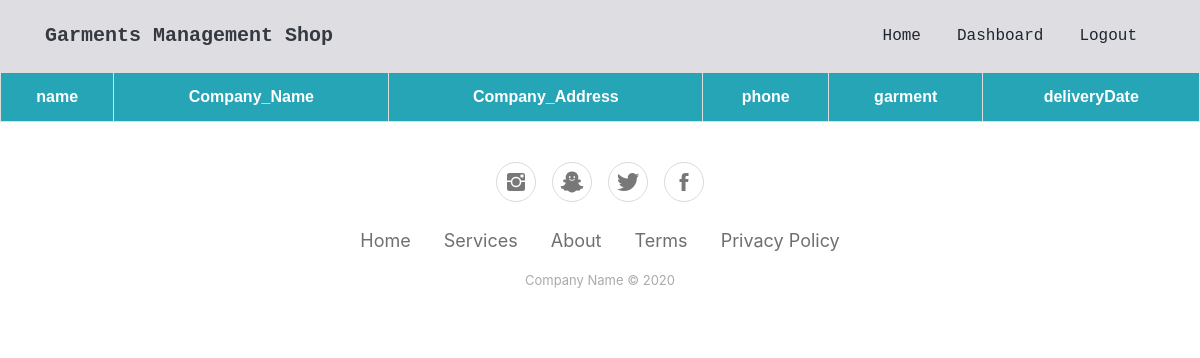
The page /showSuppliers/ (signed in) on the database as committed earlier.
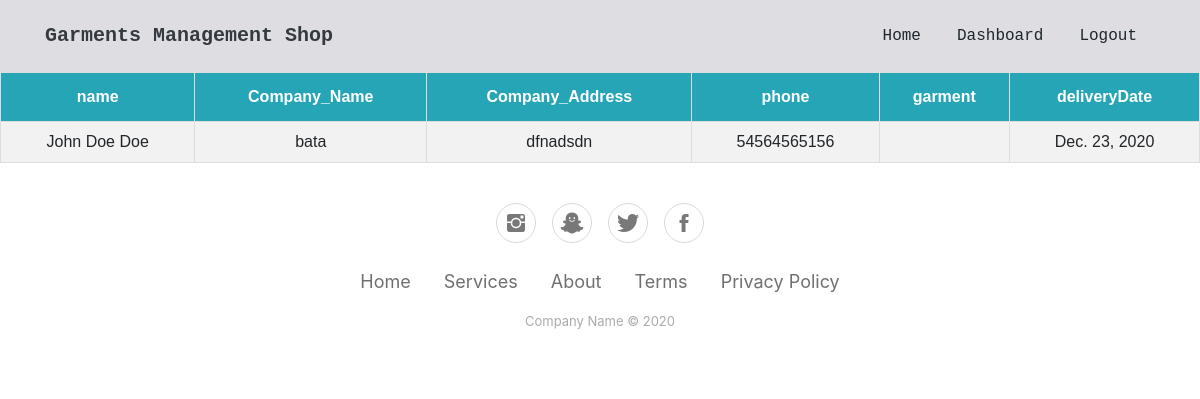
The same page on the database as committed later.
### GarmentsManagementApp/models.py (models this page shows)
class Supplier(models.Model):
    name = models.CharField(max_length=200)
    Company_Name = models.CharField(max_length=200)
    Company_Address = models.CharField(max_length=200, null=True)
    phone = models.CharField(max_length=12, null=True)
    garment = models.ForeignKey(Garment, on_delete=models.CASCADE, null=True)
    deliveryDate = models.DateField()

### GarmentsManagementApp/views.py (the view)
# urls.py: path('showSuppliers/',views.showSuppliers,name='ShowSuppliers'),
@login_required(login_url='/login/')
def showSuppliers(request):
    list = Supplier.objects.all()
    return render(request,'showSupplier.html',{'list':list})

### templates/showSupplier.html (shortened to what this page needs)
{% extends 'index.html' %}
{% block content %}
</head>
<body>
<table id="customers">
  <tr>
      <th>name</th>
     <th>Company_Name</th>
   <th>Company_Address</th>
     <th>phone</th>
     <th>garment</th>
     <th>deliveryDate</th>
  </tr>
    {% for item in list %}
        <tr>
            <td>{{ item.name}}</td>
            <td>{{ item.Company_Name }}</td>
            <td>{{ item.Company_Address }}</td>
            <td>{{ item.phone }}</td>
        <td>{{ item.garment.Name }}</td>
        <td>{{ item.deliveryDate }}</td>
        </tr>
    {% endfor %}
</table>
{% endblock %}

Rows that differ between the two databases and show on the page:
added Supplier: name "John Doe Doe", Company_Name "bata", Company_Address "dfnadsdn", phone "54564565156", deliveryDate "Dec. 23, 2020"
